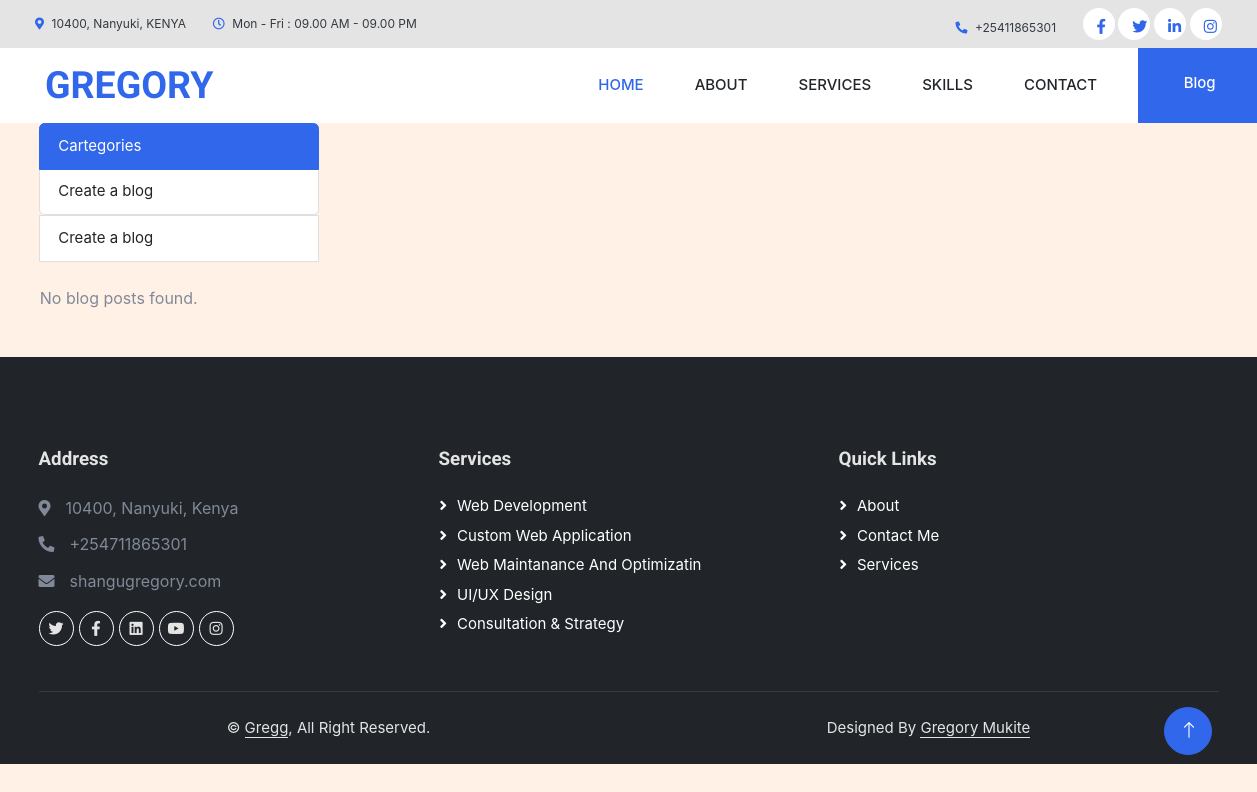
/blog/, run on an earlier commit of the app's database.
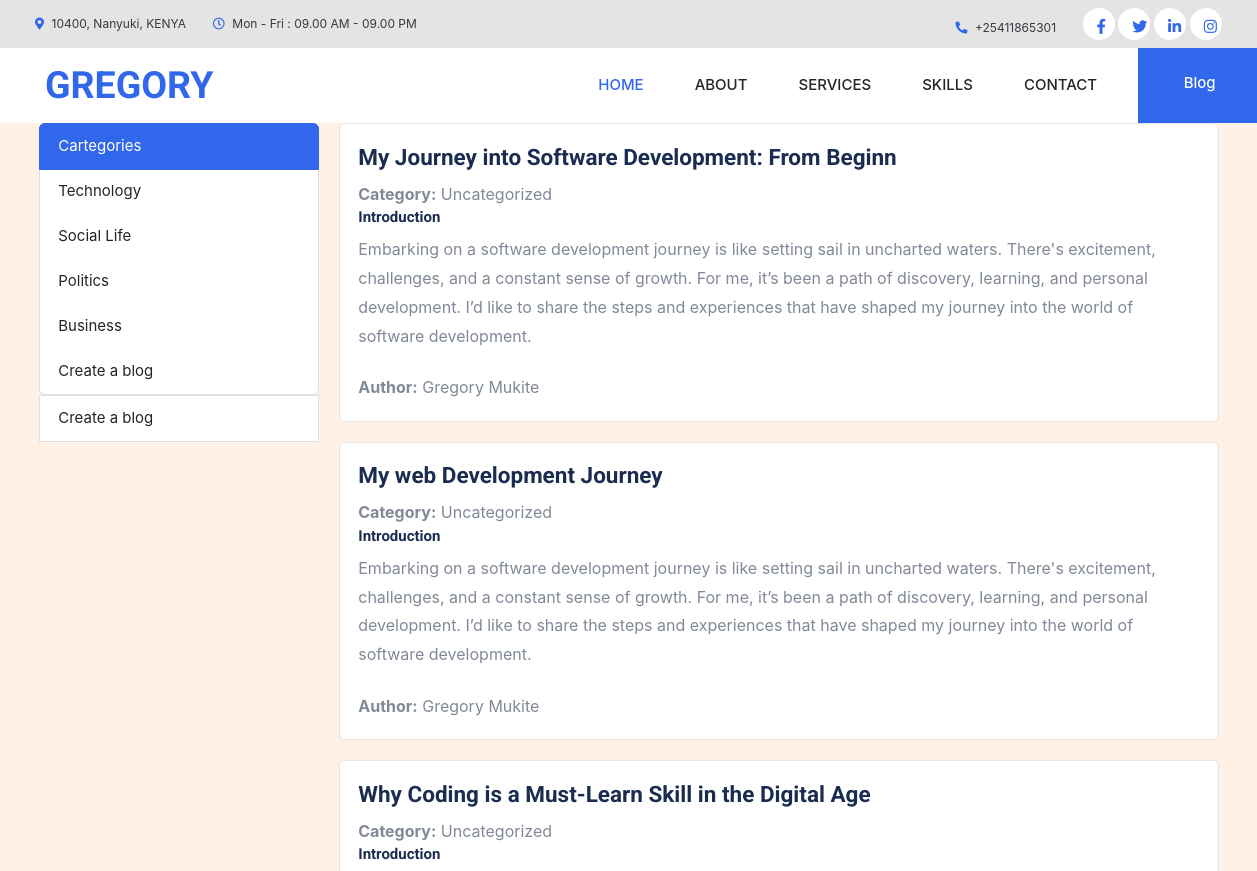
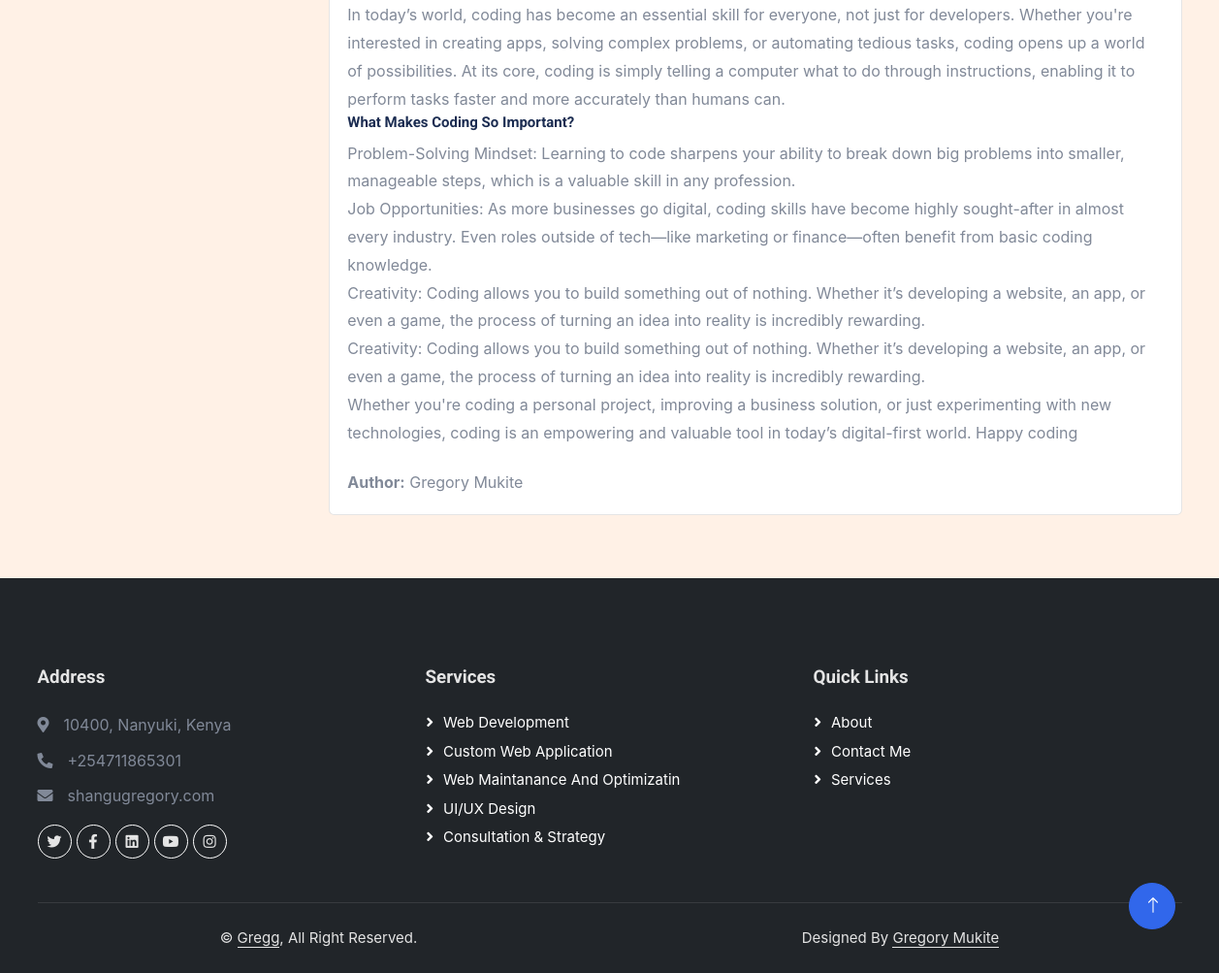
And on a later commit of the database (2 pictures, top to bottom).
### blog/models.py (models this page shows, shortened)
class Category(models.Model):
    name = models.CharField(max_length=50)

class BlogPost(models.Model):
    author = models.CharField(max_length=50)
    category=models.ForeignKey( Category, on_delete=models.CASCADE, null=True,)
    title = models.CharField(max_length=100)
    published_date = models.DateTimeField(auto_now_add=True)

class BlogSection(models.Model):
    SECTION_TYPE = [
        ('heading', 'Heading'),
        ('paragraph', 'Paragraph'),
        ('image', 'Image'),
        ('list', 'List'),
        ('quote', 'Quote'),
    ]
    blog = models.ForeignKey(BlogPost, on_delete=models.CASCADE)
    section_type = models.CharField(max_length=10, choices=SECTION_TYPE)
    content = models.TextField()
    order = models.IntegerField()
    class Meta:
        ordering = ['order']

### blog/views.py (the view)
# urls.py: path('', Blog, name = "blog"),
def Blog(request):
    blog_posts =  BlogPost.objects.all()
    blog_sections= BlogSection.objects.all()
    category = Category.objects.all()
    context = {
        'blog_sections': blog_sections,  # For blog sections
        'blog_posts': blog_posts,  # For paginated blog posts
        'category': category,  # For all categories in the blog
    }
    return render(request, 'blog/blog.html', context)

### portfolio/templates/blog/blog.html (shortened to what this page needs)
{% extends 'home/base.html' %}
{% load static %}
{% block content %}
<div class="container">
    <div class="row">
        <div class="col-md-3">
            <ul class="list-group">
                <a class="list-group-item active" href="#">Cartegories</a>
                {% for category in category %}
                <a class="list-group-item" href="#">{{category.name}}</a>
                {% endfor %}
                <a class="list-group-item" href="{% url 'blog_input' %}"> Create a blog </a>
            </ul>
            <a class="list-group-item" href="{% url 'blog_input' %}"> Create a blog </a>
            <br>
        </div>
        {% if blog_posts%}
        <div class="col-md-9">
            <div class="row">
                {% for blog_post in blog_posts %}
                <div class="col-md-12">
                    <div class="card card-product-grid">
                        <div class="card-body">
                           <a href=" {% url 'blog_details' blog_post.id %} "> <h4>{{ blog_post.title }}</h4></a>
                            <p><strong>Category:</strong>
                                {% if blog_post.category %}
                                {{ blog_post.category.name }}
                                {% else %}
                                Uncategorized
                                {% endif %}
                            </p>
                            <div class="blog-sections">
                                {% for section in blog_sections%}
                                {% if section.blog == blog_post %}
                                {% if section.section_type == 'heading' %}
                                <h6>{{ section.content }}</h6>
                                {% elif section.section_type == 'paragraph' %}
                                <p>{{ section.content }}</p>
                                {% elif section.section_type == 'image' %}
                                <img src="{{ section.content }}" alt="Image for {{ blog_post.title }}">
                                {% elif section.section_type == 'list' %}
                                <ul>
                                    {% for item in section.content.splitlines %}
                                    <li>{{ item }}</li>
                                    {% endfor %}
                                </ul>
                                {% elif section.section_type == 'quote' %}
                                <blockquote>{{ section.content }}</blockquote>
                                {% endif %}
                                {%endif%}
                                {% endfor %}
                                <br>
                                <p><strong>Author:</strong> {{ blog_post.author }}</p>
                            </div>
                        </div>
                    </div>
                </div>
                {% endfor %}
            </div>
        </div>
        {% else %}
        <p>No blog posts found.</p>
        {% endif %}
    </div>
</div>
{% endblock content %}

### portfolio/templates/home/base.html (shortened to what this page needs)
{%load static%}
<!DOCTYPE html>
<html lang="en">
<head>
    <link href="https://cdnjs.cloudflare.com/ajax/libs/font-awesome/5.10.0/css/all.min.css" rel="stylesheet">
    <link href="https://cdn.jsdelivr.net/npm/bootstrap-icons@1.4.1/font/bootstrap-icons.css" rel="stylesheet">
    <link href="{%static 'lib/animate/animate.min.css'%}" rel="stylesheet">
    <link href="{%static 'lib/owlcarousel/assets/owl.carousel.min.css'%}" rel="stylesheet">
    <link href="{%static 'lib/tempusdominus/css/tempusdominus-bootstrap-4.min.css'%}" rel="stylesheet" />
    <link href="{%static 'css/bootstrap.min.css' %}" rel="stylesheet">
    <link href="{%static 'css/bootstrap.css' %}" rel="stylesheet">
    <link href="{%static 'css/style.css'%}" rel="stylesheet">
    <link href="{%static 'css/bootstrap.css'%}" rel="stylesheet" type="text/css" />
    <link href="{%static 'css/ui.css'%}" rel="stylesheet" type="text/css" />
    <link href="{%static 'css/responsive.css'%}" rel="stylesheet" media="only screen and (max-width: 1200px)" />
</head>
<body>
    <div class="container-fluid bg-light p-0 wow fadeIn" data-wow-delay="0.1s">
        <div class="row gx-0 d-none d-lg-flex">
            <div class="col-lg-7 px-5 text-start">
                <div class="h-100 d-inline-flex align-items-center py-3 me-4">
                    <small class="fa fa-map-marker-alt text-primary me-2"></small>
                    <small>10400, Nanyuki, KENYA</small>
                </div>
                <div class="h-100 d-inline-flex align-items-center py-3">
                    <small class="far fa-clock text-primary me-2"></small>
                    <small>Mon - Fri : 09.00 AM - 09.00 PM</small>
                </div>
            </div>
            <div class="col-lg-5 px-5 text-end">
                <div class="h-100 d-inline-flex align-items-center py-3 me-4">
                    <small class="fa fa-phone-alt text-primary me-2"></small>
                    <small>+25411865301</small>
                </div>
                <div class="h-100 d-inline-flex align-items-center">
                    <a class="btn btn-sm-square rounded-circle bg-white text-primary me-1"
                        href="https://www.facebook.com/profile.php?id=100073303361817"><i
                            class="fab fa-facebook-f"></i></a>
                    <a class="btn btn-sm-square rounded-circle bg-white text-primary me-1" href="https://x.com/GreggMukit25798?t=OyArB1M4JHtQjXxSA0Frtw&s=08"><i
                            class="fab fa-twitter"></i></a>
                    <a class="btn btn-sm-square rounded-circle bg-white text-primary me-1" href="https://www.linkedin.com/in/gregory-mukite-682968217"><i
                            class="fab fa-linkedin-in"></i></a>
                    <a class="btn btn-sm-square rounded-circle bg-white text-primary me-0" href="https://www.instagram.com/gregorymukite/"><i
                            class="fab fa-instagram"></i></a>
                </div>
            </div>
        </div>
    </div>
    <nav class="navbar navbar-expand-lg bg-white navbar-light sticky-top p-0 wow fadeIn" data-wow-delay="0.1s">
        <a class="navbar-brand d-flex align-items-center px-4 px-lg-5" href="{%url 'home'%}">
            <h1 class="m-0 text-primary">GREGORY</h1>
        </a>
        <div class="collapse navbar-collapse" id="navbarCollapse">
            <div class="navbar-nav ms-auto p-4 p-lg-0">
                <a href="{% url 'home' %}" class="nav-item nav-link active">Home</a>
                <a href="{% url 'about' %}" class="nav-item nav-link">About</a>
                <a href="{%url 'service' %}" class="nav-item nav-link">Services</a>
                <a href="{%url 'skills' %}" class="nav-item nav-link">Skills</a>
                <a href="{% url 'contact' %}" class="nav-item nav-link">Contact</a>
            </div>
            <a href="{% url 'blog' %}" class="btn btn-primary rounded-0 py-4 px-lg-5 d-none d-lg-block">Blog</a>
        </div>
    </nav>
    {% block content %}
    {% endblock content %}
    <div class="container-fluid bg-dark text-light footer mt-5 pt-5 wow fadeIn" data-wow-delay="0.1s">
        <div class="container py-5">
            <div class="row g-5">
                <div class="col-lg-4 col-md-6">
                    <h5 class="text-light mb-4">Address</h5>
                    <p class="mb-2"><i class="fa fa-map-marker-alt me-3"></i>10400, Nanyuki, Kenya</p>
                    <p class="mb-2"><i class="fa fa-phone-alt me-3"></i>+254711865301</p>
                    <p class="mb-2"><i class="fa fa-envelope me-3"></i>shangugregory.com</p>
                    <div class="d-flex pt-2">
                        <a class="btn btn-outline-light btn-social rounded-circle" href="https://x.com/GreggMukit25798?t=OyArB1M4JHtQjXxSA0Frtw&s=08"><i
                                class="fab fa-twitter"></i></a>
                        <a class="btn btn-outline-light btn-social rounded-circle"
                            href="https://www.facebook.com/profile.php?id=100073303361817"><i
                                class="fab fa-facebook-f"></i></a>
                        <a class="btn btn-outline-light btn-social rounded-circle"
                            href="https://www.linkedin.com/in/gregory-mukite-682968217"><i
                                class="fab fa-linkedin"></i></a>
                        <a class="btn btn-outline-light btn-social rounded-circle"
                            href=""><i class="fab fa-youtube"></i></a>
                        <a class="btn btn-outline-light btn-social rounded-circle" href="https://www.instagram.com/gregorymukite/"><i
                                class="fab fa-instagram"></i></a>
                    </div>
                </div>
                <div class="col-lg-4 col-md-6">
                    <h5 class="text-light mb-4">Services</h5>
                    <a class="btn btn-link" href="">Web Development</a>
                    <a class="btn btn-link" href="">Custom Web Application</a>
                    <a class="btn btn-link" href="">Web Maintanance and optimizatin</a>
                    <a class="btn btn-link" href="">UI/UX Design</a>
                    <a class="btn btn-link" href="">Consultation & Strategy</a>
                </div>
                <div class="col-lg-4 col-md-6">
                    <h5 class="text-light mb-4">Quick Links</h5>
                    <a class="btn btn-link" href="{%url 'about'%}">About</a>
                    <a class="btn btn-link" href="{% url 'contact' %}">Contact Me</a>
                    <a class="btn btn-link" href="{% url 'service' %}">Services</a>
                </div>
            </div>
        </div>
        <div class="container">
            <div class="copyright">
                <div class="row">
                    <div class="col-md-6 text-center text-md-start mb-3 mb-md-0">
                        &copy; <a class="border-bottom" href="#">Gregg</a>, All Right Reserved.
                    </div>
                    <div class="col-md-6 text-center text-md-end">
                        Designed By <a class="border-bottom" href="#">Gregory Mukite</a>
                    </div>
                </div>
            </div>
        </div>
    </div>
    <a href="#" class="btn btn-lg btn-primary btn-lg-square rounded-circle back-to-top"><i
            class="bi bi-arrow-up"></i></a>
</body>
</html>

### static/css/style.css (style rules this page uses)
:root { --primary: #0463FA; --light: #EFF5FF; --dark: #1B2C51; }
* { padding: 0; margin: 0; }
* { -webkit-box-sizing:border-box; -moz-box-sizing:border-box; -o-box-sizing:border-box; -ms-box-sizing:border-box; box-sizing:border-box; }
body { font-family: 'Poppins', sans-serif; font-size:16px; color: #676a81; background: #FFF1E6 !important; max-width:1920px; margin:0 auto; overflow-x:hidden; }
.back-to-top { position: fixed; display: none; right: 45px; bottom: 45px; z-index: 99; }
.btn { font-weight: 500; transition: .5s; }
.btn.btn-primary, .btn.btn-secondary { color: #FFFFFF; }
.btn-sm-square { width: 32px; height: 32px; }
.btn-lg-square { width: 48px; height: 48px; }
.btn-square, .btn-sm-square, .btn-lg-square { padding: 0; display: flex; align-items: center; justify-content: center; font-weight: normal; }
.navbar .navbar-nav .nav-link { margin-right: 30px; padding: 25px 0; color: #FFFFFF; font-size: 15px; font-weight: 500; text-transform: uppercase; outline: none; }
.navbar .navbar-nav .nav-link:hover, .navbar .navbar-nav .nav-link.active { color: var(--primary); }
.navbar .navbar-brand, .navbar a.btn { height: 75px; }
.navbar .navbar-nav .nav-link { color: var(--dark); font-weight: 500; }
.navbar.sticky-top { top: -100px; transition: .5s; }
.footer .btn.btn-social { margin-right: 5px; width: 35px; height: 35px; display: flex; align-items: center; justify-content: center; color: var(--light); border: 1px solid #FFFFFF; transition: .3s; }
.footer .btn.btn-link { display: block; margin-bottom: 5px; padding: 0; text-align: left; color: #FFFFFF; font-size: 15px; font-weight: normal; text-transform: capitalize; transition: .3s; }
.footer .btn.btn-link::before { position: relative; content: "\f105"; font-family: "Font Awesome 5 Free"; font-weight: 900; margin-right: 10px; }
.footer .copyright { padding: 25px 0; font-size: 15px; border-top: 1px solid rgba(256, 256, 256, .1); }
.footer .copyright a { color: var(--light); }
body { font-family: 'Poppins', sans-serif; font-size:16px; color:#818998; text-transform:initial; max-width:1920px; margin:0 auto; overflow-x:hidden; }
p { margin: 0; color:#818998; font-size:16px; line-height: 1.8; text-transform: initial; }
ul { padding: 0; margin: 0 auto; list-style: none; }

### static/css/ui.css (style rules this page uses)
html { font-family: "Inter", sans-serif; font-size: 15px; }
.bg-white { background-color: #fff; }
p:last-child { margin-bottom: 0; }
[class*=card-product] p { margin-bottom: 0; }
.card-product-grid { margin-bottom: 20px; }

What changed in the data, as far as the page shows it:
added Category: name "Technology"
added Category: name "Social Life"
added Category: name "Politics"
added Category: name "Business"
added BlogPost: title "My Journey into Software Development: From Beginn", shows "Uncategorized", author "Gregory Mukite"
added BlogSection: content "Introduction", shown under "My Journey into Software Development: From Beginn"
added BlogSection: content "Embarking on a software development journey is like setting sail in uncharted waters. There's excitement, challenges, and a constant sense of growth. For me, it’s been a path of discovery, learning, and personal development. I’d like to share the steps and experiences that have shaped my journey into the world of software development.", shown under "My Journey into Software Development: From Beginn"
added BlogPost: title "My web Development Journey", shows "Uncategorized", author "Gregory Mukite"
added BlogSection: content "Introduction", shown under "My web Development Journey"
added BlogSection: content "Embarking on a software development journey is like setting sail in uncharted waters. There's excitement, challenges, and a constant sense of growth. For me, it’s been a path of discovery, learning, and personal development. I’d like to share the steps and experiences that have shaped my journey into the world of software development.", shown under "My web Development Journey"
added BlogPost: title "Why Coding is a Must-Learn Skill in the Digital Age", shows "Uncategorized", author "Gregory Mukite"
added BlogSection: content "Introduction", shown under "Why Coding is a Must-Learn Skill in the Digital Age"
added BlogSection: content "In today’s world, coding has become an essential skill for everyone, not just for developers. Whether you're interested in creating apps, solving complex problems, or automating tedious tasks, coding opens up a world of possibilities. At its core, coding is simply telling a computer what to do through instructions, enabling it to perform tasks faster and more accurately than humans can.", shown under "Why Coding is a Must-Learn Skill in the Digital Age"
added BlogSection: content "What Makes Coding So Important?", shown under "Why Coding is a Must-Learn Skill in the Digital Age"
added BlogSection: content "Problem-Solving Mindset: Learning to code sharpens your ability to break down big problems into smaller, manageable steps, which is a valuable skill in any profession.", shown under "Why Coding is a Must-Learn Skill in the Digital Age"
added BlogSection: content "Job Opportunities: As more businesses go digital, coding skills have become highly sought-after in almost every industry. Even roles outside of tech—like marketing or finance—often benefit from basic coding knowledge.", shown under "Why Coding is a Must-Learn Skill in the Digital Age"
added BlogSection: content "Creativity: Coding allows you to build something out of nothing. Whether it’s developing a website, an app, or even a game, the process of turning an idea into reality is incredibly rewarding.", shown under "Why Coding is a Must-Learn Skill in the Digital Age"
added BlogSection: content "Creativity: Coding allows you to build something out of nothing. Whether it’s developing a website, an app, or even a game, the process of turning an idea into reality is incredibly rewarding.", shown under "Why Coding is a Must-Learn Skill in the Digital Age"
added BlogSection: content "Whether you're coding a personal project, improving a business solution, or just experimenting with new technologies, coding is an empowering and valuable tool in today’s digital-first world. Happy coding", shown under "Why Coding is a Must-Learn Skill in the Digital Age"
Also different on the page:
text no longer shown: "No blog posts found."
